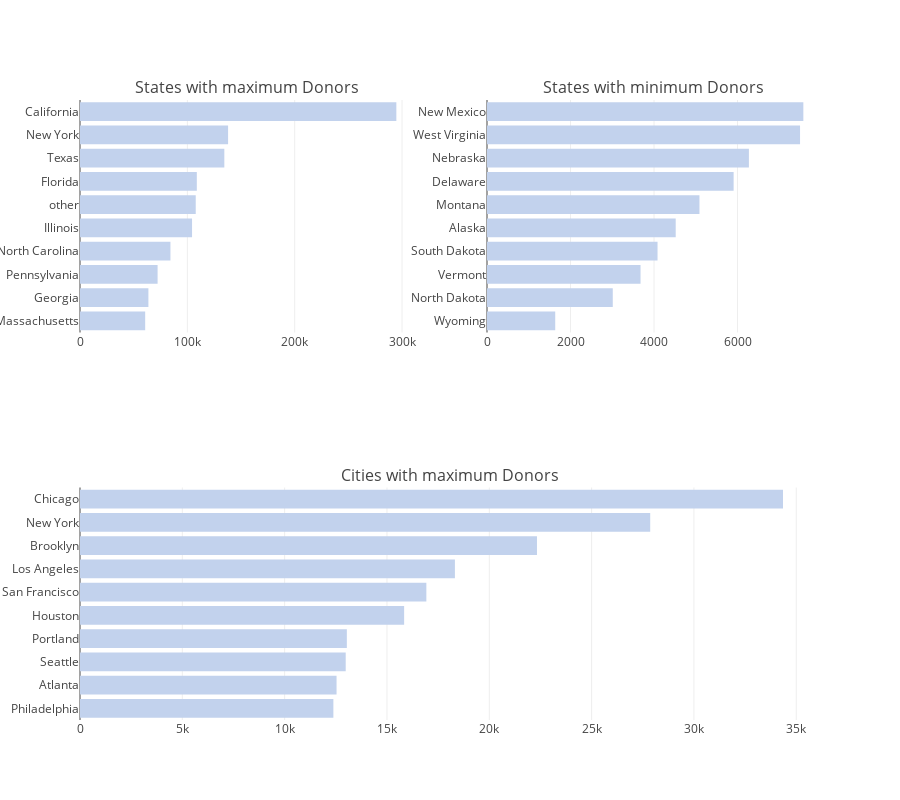

Here is the notebook cell this chart was saved with:
### Code cell
def bar_hor(df, col, title, color, w=None, h=None, lm=0, limit=100, return_trace=False, rev=False):
    cnt_srs = df[col].value_counts()
    yy = cnt_srs.head(limit).index[::-1] 
    xx = cnt_srs.head(limit).values[::-1] 
    if rev:
        yy = cnt_srs.tail(limit).index[::-1] 
        xx = cnt_srs.tail(limit).values[::-1] 
        
    
    trace = go.Bar(y=yy, x=xx, orientation = 'h', marker=dict(color=color))
    if return_trace:
        return trace 
    layout = dict(title=title, margin=dict(l=lm), width=w, height=h)
    data = [trace]
    fig = go.Figure(data=data, layout=layout)
    iplot(fig)

def bar_hor_noagg(x, y, title, color, w=None, h=None, lm=0, limit=100, rt=False):
    trace = go.Bar(y=x, x=y, orientation = 'h', marker=dict(color=color))
    if rt:
        return trace
    layout = dict(title=title, margin=dict(l=lm), width=w, height=h)
    data = [trace]
    fig = go.Figure(data=data, layout=layout)
    iplot(fig)


def bar_ver_noagg(x, y, title, color, w=None, h=None, lm=0, rt = False):
    trace = go.Bar(y=y, x=x, marker=dict(color=color))
    if rt:
        return trace
    layout = dict(title=title, margin=dict(l=lm), width=w, height=h)
    data = [trace]
    fig = go.Figure(data=data, layout=layout)
    iplot(fig)

    
trace1 = bar_hor(donors_df, 'Donor City', "Top Cities with maximum Donors", '#c2d2ed', 600, 400, 200, limit = 10, return_trace=True)
trace2 = bar_hor(donors_df, 'Donor State', "Top States with maximum Donors", '#c2d2ed', 600, 400, 200, limit = 10, return_trace=True)
# trace3 = bar_hor(donors_df, 'Donor City', "Top Cities with maximum Donors", '#4fe4f9', 600, 400, 200, limit = 10, return_trace=True, rev=True)
trace4 = bar_hor(donors_df, 'Donor State', "Top States with maximum Donors", '#c2d2ed', 600, 400, 200, limit = 10, return_trace=True, rev=True)


# states_df = donors_df['Donor State'].value_counts()
# statesdf = pd.DataFrame()
# statesdf['state'] = states_df.index
# statesdf['counts'] = states_df.values


# scl = [[0.0, 'rgb(242,240,247)'],[0.2, 'rgb(218,218,235)'],[0.4, 'rgb(188,189,220)'], [0.6, 'rgb(158,154,200)'],[0.8, 'rgb(117,107,177)'],[1.0, 'rgb(84,39,143)']]
# state_to_code = {'District of Columbia' : 'dc','Mississippi': 'MS', 'Oklahoma': 'OK', 'Delaware': 'DE', 'Minnesota': 'MN', 'Illinois': 'IL', 'Arkansas': 'AR', 'New Mexico': 'NM', 'Indiana': 'IN', 'Maryland': 'MD', 'Louisiana': 'LA', 'Idaho': 'ID', 'Wyoming': 'WY', 'Tennessee': 'TN', 'Arizona': 'AZ', 'Iowa': 'IA', 'Michigan': 'MI', 'Kansas': 'KS', 'Utah': 'UT', 'Virginia': 'VA', 'Oregon': 'OR', 'Connecticut': 'CT', 'Montana': 'MT', 'California': 'CA', 'Massachusetts': 'MA', 'West Virginia': 'WV', 'South Carolina': 'SC', 'New Hampshire': 'NH', 'Wisconsin': 'WI', 'Vermont': 'VT', 'Georgia': 'GA', 'North Dakota': 'ND', 'Pennsylvania': 'PA', 'Florida': 'FL', 'Alaska': 'AK', 'Kentucky': 'KY', 'Hawaii': 'HI', 'Nebraska': 'NE', 'Missouri': 'MO', 'Ohio': 'OH', 'Alabama': 'AL', 'Rhode Island': 'RI', 'South Dakota': 'SD', 'Colorado': 'CO', 'New Jersey': 'NJ', 'Washington': 'WA', 'North Carolina': 'NC', 'New York': 'NY', 'Texas': 'TX', 'Nevada': 'NV', 'Maine': 'ME'}
# statesdf['state_code'] = statesdf['state'].apply(lambda x : state_to_code[x] if x in state_to_code else "")

# data = [ dict(
#         type='choropleth',
#         colorscale = scl,
#         autocolorscale = False,
#         locations = statesdf['state_code'],
#         z = statesdf['counts'],
#         locationmode = 'USA-states',
#         text = statesdf['state'],
#         marker = dict(
#             line = dict (
#                 color = 'rgb(255,255,255)',
#                 width = 2
#             ) ),
#         colorbar = dict(
#             title = "Number of Donors")
#         ) ]

# layout = dict(
#         title = 'Number of Donors from each state',
#         geo = dict(
#             scope='usa',
#             projection=dict( type='albers usa' ),
#             showlakes = True,
#             lakecolor = 'rgb(255, 255, 255)'),
#              )
    
# fig = dict( data=data, layout=layout )
# iplot( fig, filename='d3-cloropleth-map' )

fig = tools.make_subplots(rows=2, cols=2, specs=[[{}, {}], [{'colspan': 2}, None]], print_grid=False, subplot_titles = ['States with maximum Donors','States with minimum Donors', 'Cities with maximum Donors'])
fig.append_trace(trace2, 1, 1);
fig.append_trace(trace4, 1, 2);
fig.append_trace(trace1, 2, 1);
# fig.append_trace(trace4, 2, 2);

fig['layout'].update(height=800, showlegend=False);
iplot(fig);

### Figure 1 — Plotly figure (JSON) as saved in the notebook; plotly's stock layout.template omitted (floating-point values rounded to 4 significant figures)
{"data": [{"marker": {"color": "#c2d2ed"}, "orientation": "h", "type": "bar", "x": [60730, 63731, 72280, 84250, 104381, 107809, 108828, 134449, 137957, 294695], "xaxis": "x1", "y": ["Massachusetts", "Georgia", "Pennsylvania", "North Carolina", "Illinois", "other", "Florida", "Texas", "New York", "California"], "yaxis": "y1"}, {"marker": {"color": "#c2d2ed"}, "orientation": "h", "type": "bar", "x": [1634, 3012, 3677, 4084, 4519, 5088, 5906, 6272, 7497, 7576], "xaxis": "x2", "y": ["Wyoming", "North Dakota", "Vermont", "South Dakota", "Alaska", "Montana", "Delaware", "Nebraska", "West Virginia", "New Mexico"], "yaxis": "y2"}, {"marker": {"color": "#c2d2ed"}, "orientation": "h", "type": "bar", "x": [12381, 12537, 12984, 13039, 15839, 16925, 18320, 22330, 27863, 34352], "xaxis": "x3", "y": ["Philadelphia", "Atlanta", "Seattle", "Portland", "Houston", "San Francisco", "Los Angeles", "Brooklyn", "New York", "Chicago"], "yaxis": "y3"}], "layout": {"annotations": [{"font": {"size": 16}, "showarrow": false, "text": "States with maximum Donors", "x": 0.225, "xanchor": "center", "xref": "paper", "y": 1, "yanchor": "bottom", "yref": "paper"}, {"font": {"size": 16}, "showarrow": false, "text": "States with minimum Donors", "x": 0.775, "xanchor": "center", "xref": "paper", "y": 1, "yanchor": "bottom", "yref": "paper"}, {"font": {"size": 16}, "showarrow": false, "text": "Cities with maximum Donors", "x": 0.5, "xanchor": "center", "xref": "paper", "y": 0.375, "yanchor": "bottom", "yref": "paper"}], "height": 800, "showlegend": false, "xaxis1": {"anchor": "y1", "domain": [0, 0.45]}, "xaxis2": {"anchor": "y2", "domain": [0.55, 1]}, "xaxis3": {"anchor": "y3", "domain": [0, 1]}, "yaxis1": {"anchor": "x1", "domain": [0.625, 1]}, "yaxis2": {"anchor": "x2", "domain": [0.625, 1]}, "yaxis3": {"anchor": "x3", "domain": [0, 0.375]}}}
